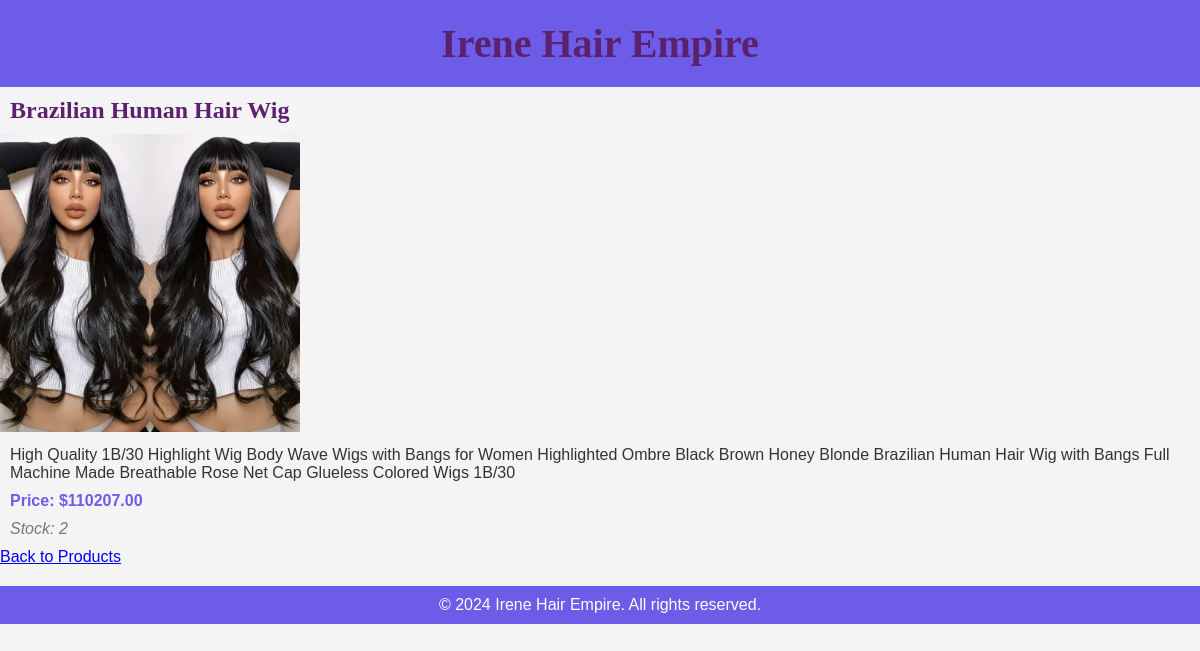
/1/, run on the app's committed database.
### products/models.py (models this page shows, shortened)
class Product(models.Model):
    name = models.CharField(max_length=255)  # The product's name
    description = models.TextField(blank=True)  # A brief description of the product
    price = models.DecimalField(max_digits=10, decimal_places=2)  # Price of the product
    stock = models.PositiveIntegerField(default=0)  # Number of items available in stock
    image = models.ImageField(upload_to='product_images/')  # Product image
    created_at = models.DateTimeField(auto_now_add=True)  # Timestamp for when the product was added
    updated_at = models.DateTimeField(auto_now=True)  # Timestamp for when the product was last updated
    is_active = models.BooleanField(default=True)  # Indicates if the product is available for sale

### products/views.py (the view)
# urls.py: path('<int:product_id>/', views.product_detail, name='product_detail'),  # Route for the product detail
def product_detail(request, product_id):
    product = get_object_or_404(Product, id=product_id)
    return render(request, 'products/product_detail.html', {'product': product})

### products/templates/products/product_detail.html (shortened to what this page needs)
{% load static %}
<!DOCTYPE html>
<html lang="en">
<head>
    <link rel="stylesheet" type="text/css" href="{% static 'css/styles.css' %}">
</head>
<body>
    <header>
        <h1>Irene Hair Empire</h1>
    </header>
    <main>
        <div class="product-detail">
            <h2>{{ product.name }}</h2>
            {% if product.image %}
            <img src="{{ product.image.url }}" alt="{{ product.name }}" style="width: 300px; height: auto;">
            {% else %}
            <p>No image available</p>
            {% endif %}
            <p class="description">{{ product.description }}</p>
            <p class="price">Price: ${{ product.price }}</p>
            <p class="stock">Stock: {{ product.stock }}</p>
            <a href="{% url 'product_list' %}">Back to Products</a>
        </div>
    </main>
    <footer>
        <p>&copy; 2024 Irene Hair Empire. All rights reserved.</p>
    </footer>
</body>
</html>

### products/static/css/styles.css (style rules this page uses)
body { font-family: 'Arial', sans-serif; background-color: #f4f4f4; margin: 0; padding: 0; color: #333; }
h1, h2 { font-family: 'Georgia', serif; color: #5b216f; }
header { background: #6c5ce7; color: #fff; padding: 20px 0; text-align: center; }
header h1 { margin: 0; font-size: 2.5rem; }
h2 { font-size: 1.5rem; margin: 10px; }
img { width: 100%; height: auto; }
p { margin: 10px; font-size: 1rem; }
p.price { font-weight: bold; color: #6c5ce7; }
p.stock { font-style: italic; color: #777; }
footer { background: #6c5ce7; color: #fff; text-align: center; padding: 10px 0; position: relative; bottom: 0; width: 100%; margin-top: 20px; }
footer p { margin: 0; }

### data on the page
Product: name "Brazilian Human Hair Wig", image (picture), description "High Quality 1B/30 Highlight Wig Body Wave Wigs with Bangs for Women Highlighted Ombre Black Brown Honey Blonde Brazilian Human Hair Wig with Bangs Full Machine Made Breathable Rose Net Cap Glueless Colored Wigs 1B/30", price "110207.00", stock "2"
